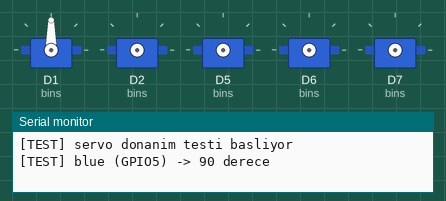
Recording of a sketch running on a simulated ESP8266 (NodeMCU). On the bench: 5 × servo, the last lines printed to the serial monitor.

Above: at 0.6 s.
At 3.4 s:
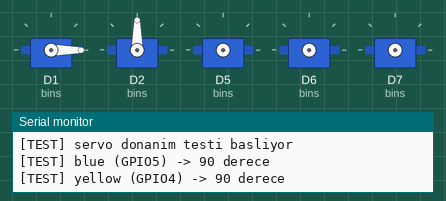
At 6.2 s:
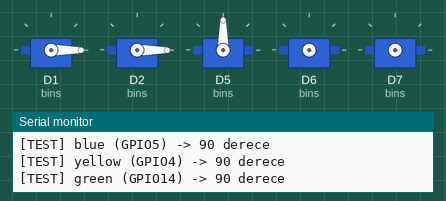
At 13.4 s:
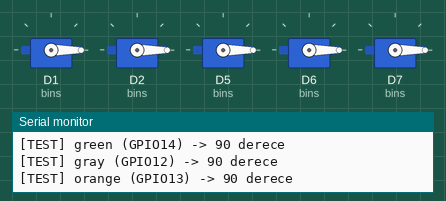
At 26.1 s:
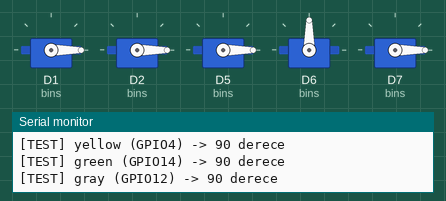
At 37.6 s:
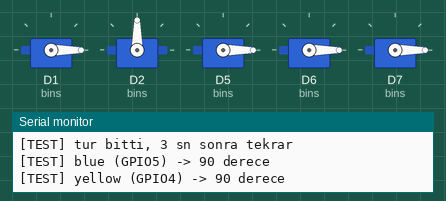
Timing chart, 0 to 40.0 s (numbered marks = the images above):
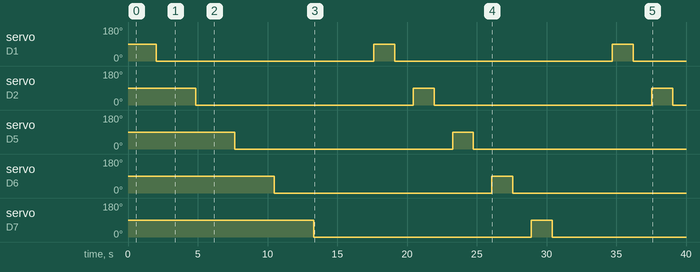

The sketch:

nodemcu_test.ino
```cpp
/*
 * Smart Waste Detection — NodeMCU donanim test sketch'i
 *
 * Amac: Asil nodemcu.ino sketch'ini yuklemeden once 5 servonun
 *       dogru pinlerde ve dogru sirada donup donmedigini dogrulamak.
 *
 * Davranis: Her servo sirayla attach edilir, 90 dereceye gider,
 *           geri 0'a doner ve detach edilir. Bir tur bitince 3 sn
 *           bekleyip basa donulur. Ayni anda yalnizca BIR servo
 *           aktiftir (akim korumasi).
 *
 * Pinleme (asil nodemcu.ino ile ayni):
 *   blue   -> D1 (GPIO5)
 *   yellow -> D2 (GPIO4)
 *   green  -> D5 (GPIO14)
 *   gray   -> D6 (GPIO12)
 *   orange -> D7 (GPIO13)
 *
 * Board: NodeMCU 1.0 (ESP-12E Module)
 * Serial Monitor: 115200 baud
 */

#include <Servo.h>

struct Bin {
  const char* name;
  uint8_t     pin;
  Servo       servo;
};

Bin bins[] = {
  { "blue",   D1, Servo() },
  { "yellow", D2, Servo() },
  { "green",  D5, Servo() },
  { "gray",   D6, Servo() },
  { "orange", D7, Servo() },
};
const size_t BIN_COUNT = sizeof(bins) / sizeof(bins[0]);

void setup() {
  Serial.begin(115200);
  delay(500);
  Serial.println("\n[TEST] servo donanim testi basliyor");
}

void loop() {
  for (size_t i = 0; i < BIN_COUNT; i++) {
    Serial.printf("[TEST] %s (GPIO%u) -> 90 derece\n", bins[i].name, bins[i].pin);
    bins[i].servo.attach(bins[i].pin);
    delay(20);             // PWM stabilize olsun
    bins[i].servo.write(90);
    delay(1500);           // acik kalma suresi
    bins[i].servo.write(0);
    delay(800);            // kapali konuma varma suresi
    bins[i].servo.detach();
    delay(500);            // bir sonrakine gecmeden nefes
  }
  Serial.println("[TEST] tur bitti, 3 sn sonra tekrar");
  delay(3000);
}
```

Measured:
- by itself, servo on D1 (bins), servo on D2 (bins): alternates 90° for 1.5 s and 0° for 15.6 s
- by itself, servo on D5 (bins): 90° → 0° at 7.7 s, → 90° 15.6 s later, → 0° 1.5 s later
- by itself, servo on D6 (bins): 90° → 0° at 10.5 s, → 90° 15.6 s later, → 0° 1.5 s later
- by itself, servo on D7 (bins): 90° → 0° at 13.3 s, → 90° 15.6 s later, → 0° 1.5 s later
